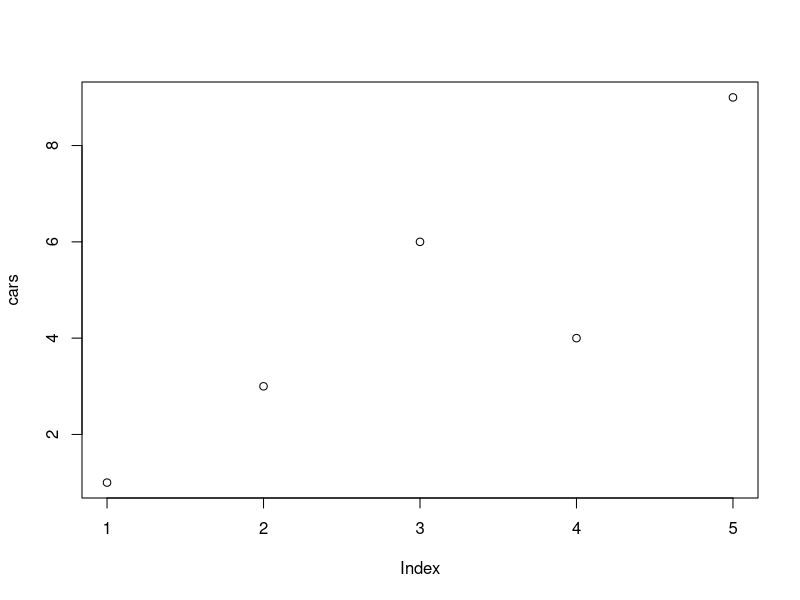
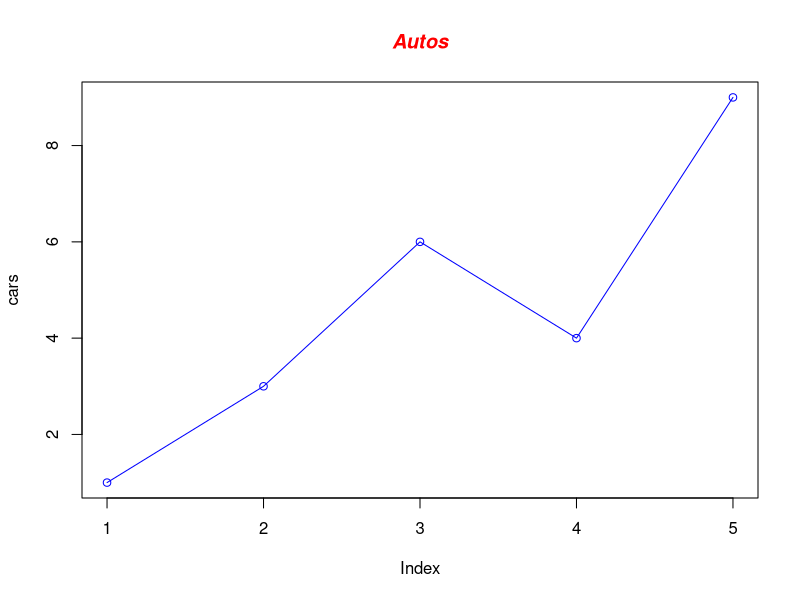
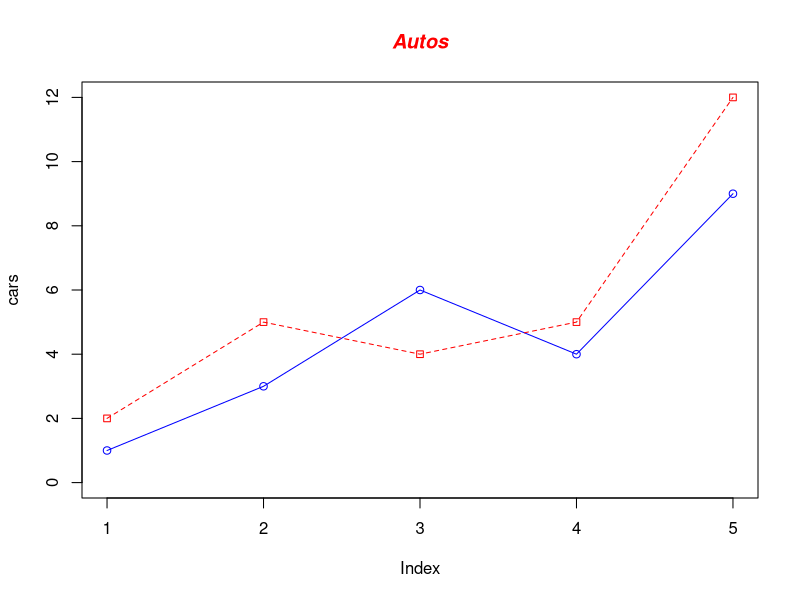

Source code (R) for these figures, in order:
## ---- chunk 1
# Define the cars vector with 5 values
cars <- c(1, 3, 6, 4, 9)

# Graph the cars vector with all defaults
plot(cars)
?plot
## ---- chunk 2
# Define the cars vector with 5 values
cars <- c(1, 3, 6, 4, 9)

# Graph cars using blue points overlayed by a line 
plot(cars, type="o", col="blue")

# Create a title with a red, bold/italic font
title(main="Autos", col.main="red", font.main=4)
## ---- chunk 3
# Define 2 vectors
cars <- c(1, 3, 6, 4, 9)
trucks <- c(2, 5, 4, 5, 12)

# Graph cars using a y axis that ranges from 0 to 12
plot(cars, type="o", col="blue", ylim=c(0,12))

# Graph trucks with red dashed line and square points
lines(trucks, type="o", pch=22, lty=2, col="red")

# Create a title with a red, bold/italic font
title(main="Autos", col.main="red", font.main=4)
## ---- chunk 4
fruit = c("apple", "apple", "pear", "orange")
fruit == "apple" 
## ---- chunk 5
fruit = c("apple", "apple", "pear", "orange")
which(fruit == "apple")
## ---- chunk 6
fruit = c("apple", "apple", "pear", "orange")
which(fruit == "apple" | fruit == "pear")
